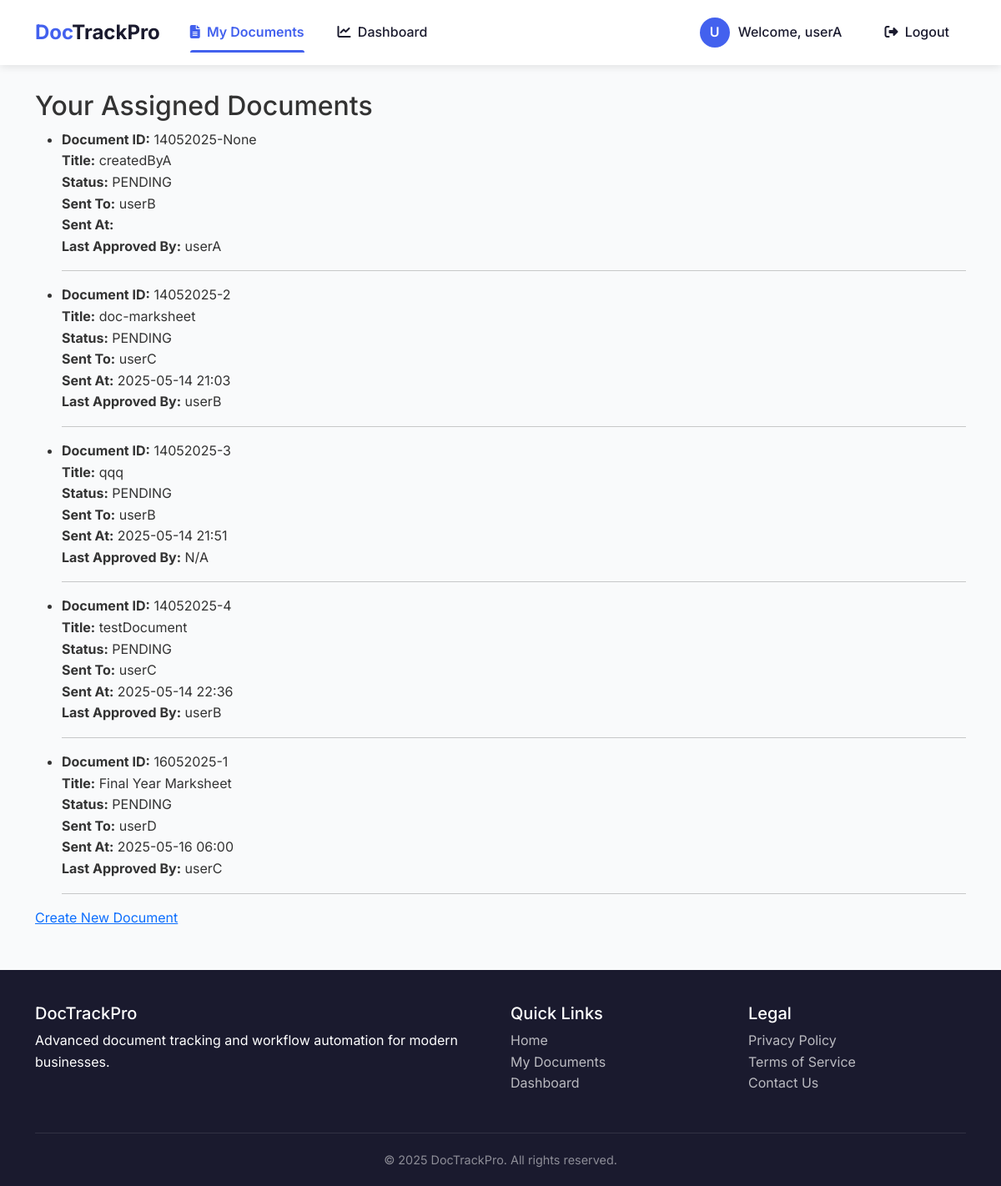
Screenshot of / (signed in) with the database file from the repository.
### tracking/models.py (models this page shows)
class CustomUser(AbstractUser):
    ROLE_CHOICES = [
        ('A', 'User A'),
        ('B', 'User B'),
        ('C', 'User C'),
        ('D', 'User D'),
        ('E', 'User E'),
    ]
    role = models.CharField(max_length=1, choices=ROLE_CHOICES)

class Document(models.Model):
    title = models.CharField(max_length=255)
    content = models.TextField()
    created_by = models.ForeignKey(CustomUser, related_name='created_documents', on_delete=models.CASCADE)
    current_handler = models.ForeignKey(CustomUser, related_name='handling_documents', on_delete=models.SET_NULL, null=True, blank=True)
    status = models.CharField(max_length=20, choices=[
        ('PENDING', 'Pending'),
        ('REJECTED', 'Rejected'),
        ('APPROVED', 'Approved'),
        ('COMPLETED', 'Completed'),
    ], default='PENDING')
    created_at = models.DateTimeField(auto_now_add=True)
    serial_number = models.CharField(max_length=20, unique=True, blank=True, null=True)
    sent_at = models.DateTimeField(null=True, blank=True)
    last_approved_by = models.ForeignKey(
        CustomUser, null=True, blank=True, related_name='last_approver',
        on_delete=models.SET_NULL
    )
    def formatted_doc_id(self):
        return f"{self.created_at.strftime('%d%m%Y')}-{self.serial_number}"

### tracking/views.py (the view)
# urls.py: path('', DocumentListView.as_view(), name='document-list'),
class DocumentListView(LoginRequiredMixin, ListView):
    model = Document
    template_name = 'tracking/document_list.html'
    def get_queryset(self):
        user = self.request.user
        if user.role == 'A':
            return Document.objects.filter(created_by=user)
        return Document.objects.filter(current_handler=user)

### tracking/templates/tracking/document_list.html (shortened to what this page needs)
{% extends "tracking/base.html" %}
{% block content %}
<h2>Your Assigned Documents</h2>
<ul>
    {% for doc in object_list %}
    <li>
        <strong>Document ID:</strong> {{ doc.formatted_doc_id }}<br>
        <strong>Title:</strong> {{ doc.title }}<br>
        <strong>Status:</strong> {{ doc.status }}<br>
        <strong>Sent To:</strong> {{ doc.current_handler.username }}<br>
        <strong>Sent At:</strong> {{ doc.sent_at|date:"Y-m-d H:i" }}<br>
        <strong>Last Approved By:</strong>
        {% if doc.last_approved_by %}
            {{ doc.last_approved_by.username }}
        {% else %}
            N/A
        {% endif %}
        <br>
        <hr>
    </li>
    {% endfor %}
</ul>
{% if user.role == 'A' %}
    <a href="{% url 'document-create' %}">Create New Document</a>
{% endif %}
{% endblock content%}

### tracking/templates/tracking/base.html (shortened to what this page needs)
<!DOCTYPE html>
<html lang="en">
<head>
    <link href="https://cdn.jsdelivr.net/npm/bootstrap@5.3.0/dist/css/bootstrap.min.css" rel="stylesheet">
    <link rel="stylesheet" href="https://cdnjs.cloudflare.com/ajax/libs/font-awesome/6.4.0/css/all.min.css">
</head>
<body>
    <nav class="navbar navbar-expand-lg navbar-light sticky-top">
        <div class="container">
            <a class="navbar-brand" href="{% url 'home' %}"><span>Doc</span>TrackPro</a>
            <div class="collapse navbar-collapse" id="navbarNav">
                <ul class="navbar-nav me-auto">
                    {% if user.is_authenticated %}
                        <li class="nav-item">
                            <a class="nav-link {% if request.resolver_match.url_name == 'document-list' %}active{% endif %}"
                               href="{% url 'document-list' %}">
                                <i class="fas fa-file-alt me-1"></i> My Documents
                            </a>
                        </li>
                        <li class="nav-item">
                            <a class="nav-link {% if request.resolver_match.url_name == 'dashboard' %}active{% endif %}"
                               href="{% url 'dashboard' %}">
                                <i class="fas fa-chart-line me-1"></i> Dashboard
                            </a>
                        </li>
                    {% endif %}
                </ul>
                <ul class="navbar-nav">
                    {% if user.is_authenticated %}
                        <li class="nav-item d-flex align-items-center me-3">
                            <div class="user-avatar">
                                {{ user.username|first|upper }}
                            </div>
                            <span class="navbar-text d-none d-lg-block">Welcome, {{ user.username }}</span>
                        </li>
                        <li class="nav-item">
                            <a class="nav-link" href="{% url 'logout' %}">
                                <i class="fas fa-sign-out-alt me-1"></i> Logout
                            </a>
                        </li>
                    {% else %}
                        <li class="nav-item">
                            <a class="nav-link" href="{% url 'login' %}">
                                <i class="fas fa-sign-in-alt me-1"></i> Login
                            </a>
                        </li>
                    {% endif %}
                </ul>
            </div>
        </div>
    </nav>
    <main class="container">
        {% block content %}{% endblock %}
    </main>
    <footer>
        <div class="container">
            <div class="row">
                <div class="col-md-6">
                    <h5>DocTrackPro</h5>
                    <p>Advanced document tracking and workflow automation for modern businesses.</p>
                </div>
                <div class="col-md-3">
                    <h5>Quick Links</h5>
                    <ul class="list-unstyled footer-links">
                        <li><a href="{% url 'home' %}">Home</a></li>
                        {% if user.is_authenticated %}
                            <li><a href="{% url 'document-list' %}">My Documents</a></li>
                            <li><a href="{% url 'dashboard' %}">Dashboard</a></li>
                        {% else %}
                            <li><a href="{% url 'login' %}">Login</a></li>
                        {% endif %}
                    </ul>
                </div>
                <div class="col-md-3">
                    <h5>Legal</h5>
                    <ul class="list-unstyled footer-links">
                        <li><a href="#">Privacy Policy</a></li>
                        <li><a href="#">Terms of Service</a></li>
                        <li><a href="#">Contact Us</a></li>
                    </ul>
                </div>
            </div>
            <div class="copyright">
                &copy; {% now "Y" %} DocTrackPro. All rights reserved.
            </div>
        </div>
    </footer>
</body>
</html>

### tracking/templates/tracking/base.html (style rules this page uses)
:root { --primary: #4361ee; --primary-dark: #3a56d4; --secondary: #3f37c9; --dark: #1a1a2e; --light: #f8f9fa; --success: #4cc9f0; --warning: #f8961e; --danger: #f72585; }
body { font-family: 'Inter', sans-serif; color: #333; line-height: 1.6; background-color: #f9fafb; min-height: 100vh; display: flex; flex-direction: column; }
.navbar { padding: 15px 0; box-shadow: 0 2px 10px rgba(0,0,0,0.1); background-color: white !important; transition: all 0.3s ease; }
.navbar-brand { font-weight: 700; color: var(--dark) !important; font-size: 1.5rem; }
.navbar-brand span { color: var(--primary); }
.nav-link { font-weight: 500; margin: 0 8px; color: var(--dark) !important; position: relative; padding: 8px 12px !important; border-radius: 6px; transition: all 0.3s ease; }
.nav-link.active { color: var(--primary) !important; font-weight: 600; }
.nav-link.active::after { content: ''; position: absolute; bottom: -3px; left: 12px; right: 12px; height: 3px; background-color: var(--primary); border-radius: 3px 3px 0 0; }
.navbar-text { color: var(--dark) !important; font-weight: 500; margin-right: 15px; }
main { flex: 1; padding-top: 30px; padding-bottom: 50px; }
footer { background-color: var(--dark); color: white; padding: 40px 0 20px; margin-top: auto; }
.footer-links a { color: rgba(255,255,255,0.7); text-decoration: none; transition: all 0.3s ease; }
.copyright { border-top: 1px solid rgba(255,255,255,0.1); padding-top: 20px; margin-top: 30px; text-align: center; color: rgba(255,255,255,0.5); font-size: 0.9rem; }
.user-avatar { width: 36px; height: 36px; border-radius: 50%; background-color: var(--primary); color: white; display: flex; align-items: center; justify-content: center; font-weight: 600; margin-right: 10px; }

### rows the page displays
CustomUser: username|first "U", username "userA"
Document: formatted_doc_id "14052025-None", title "createdByA", status "PENDING", current_handler.username "userB", last_approved_by.username "userA"
Document: formatted_doc_id "14052025-2", title "doc-marksheet", status "PENDING", current_handler.username "userC", sent_at "2025-05-14 21:03", last_approved_by.username "userB"
Document: formatted_doc_id "14052025-3", title "qqq", status "PENDING", current_handler.username "userB", sent_at "2025-05-14 21:51", shows "N/A"
Document: formatted_doc_id "14052025-4", title "testDocument", status "PENDING", current_handler.username "userC", sent_at "2025-05-14 22:36", last_approved_by.username "userB"
Document: formatted_doc_id "16052025-1", title "Final Year Marksheet", status "PENDING", current_handler.username "userD", sent_at "2025-05-16 06:00", last_approved_by.username "userC"
